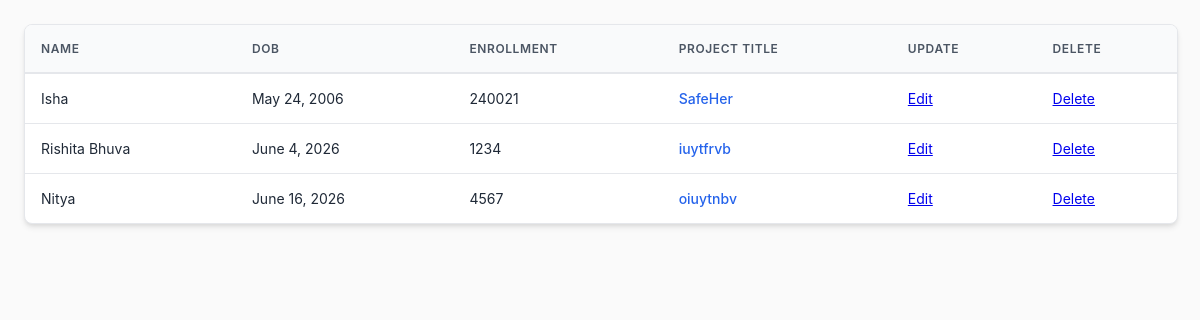
Page /display on the earlier database version.
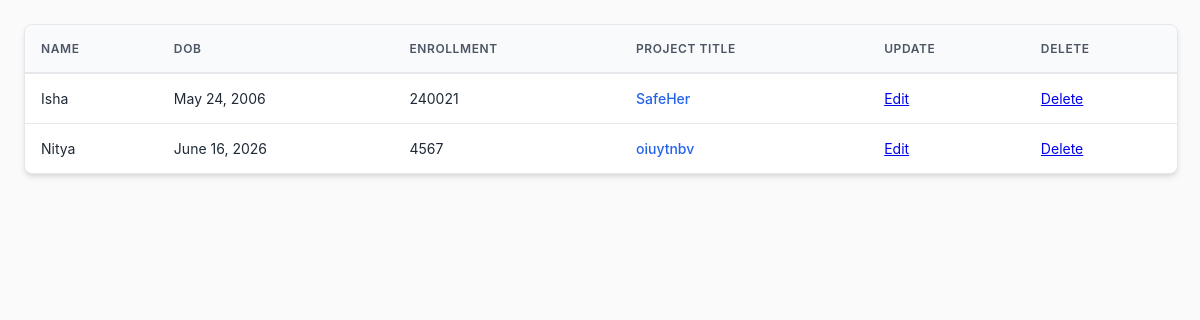
Same page on the later database version.
### mypro/models.py (models this page shows, shortened)
class Student(models.Model):
    Name=models.CharField()
    DOB=models.DateField()
    enrollment=models.IntegerField()
    project_title=models.CharField()

### mypro/views.py (the view)
# urls.py: path("display",views.display,name="display"),
def display(request):
    data=Student.objects.all()
    return render(request,"1.html",{"new":data})

### mypro/templates/1.html (shortened to what this page needs)
<!DOCTYPE html>
<html lang="en">
<head>
</head>
<body>
    <div class="table-container">
        <table>
            <thead>
                <tr>
                    <th>Name</th>
                    <th>DOB</th>
                    <th>Enrollment</th>
                    <th>Project Title</th>
                    <th>Update</th>
                    <th>Delete</th>
                </tr>
            </thead>
            <tbody>
                {% for i in new %}
                <tr>
                    <td>{{ i.Name }}</td>
                    <td>{{ i.DOB }}</td>
                    <td>{{ i.enrollment }}</td>
                    <td class="project-title">{{ i.project_title }}</td>
                    <td><a href="{% url 'update' i.id %}">Edit</a></td>
                    <td><a href="{% url 'delete' i.id %}">Delete</a></td>
                </tr>
                {% endfor %}
            </tbody>
        </table>
    </div>
</body>
</html>

Differences in the rows shown:
removed Student: Name "Rishita Bhuva", DOB "June 4, 2026", enrollment "1234", project_title "iuytfrvb"
